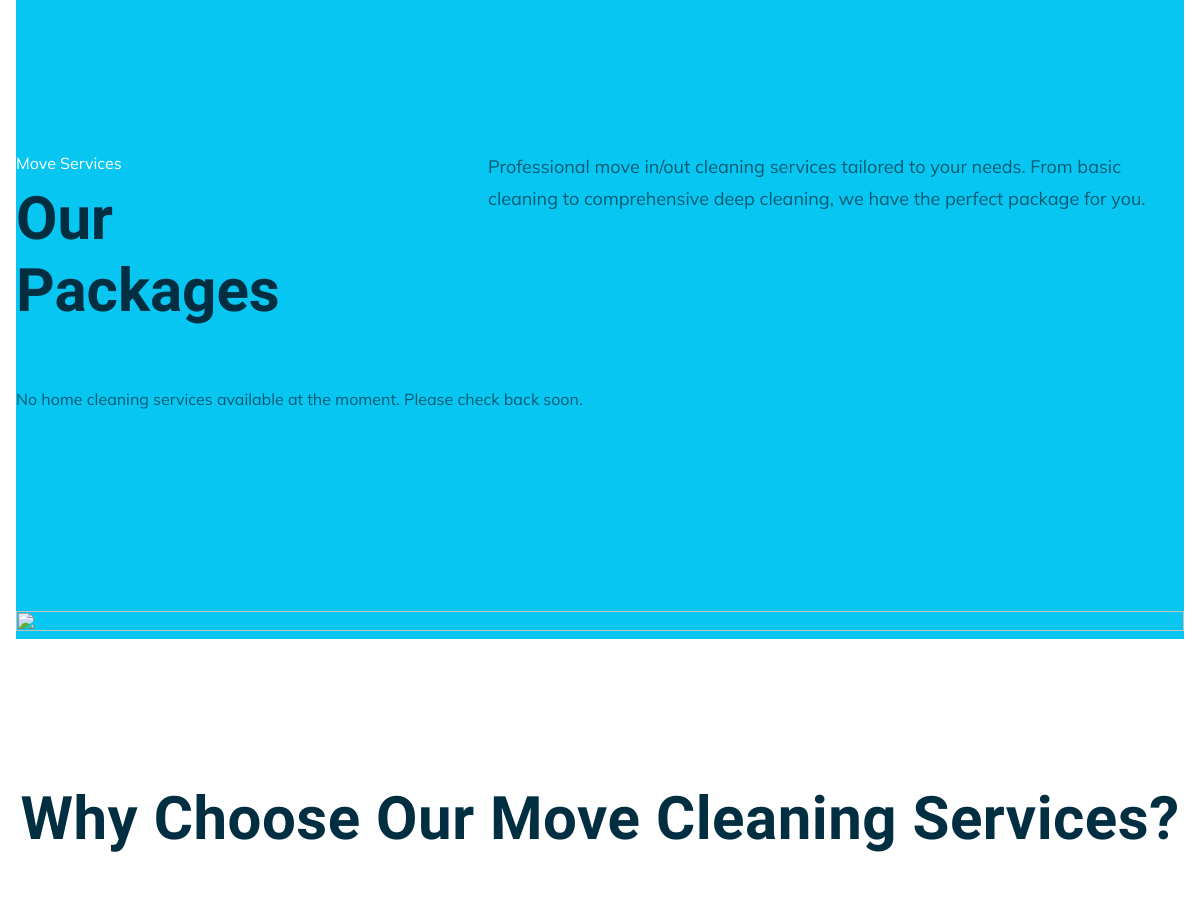
Before: /move-in-out-cleaning/ (middle part) with the older database file.
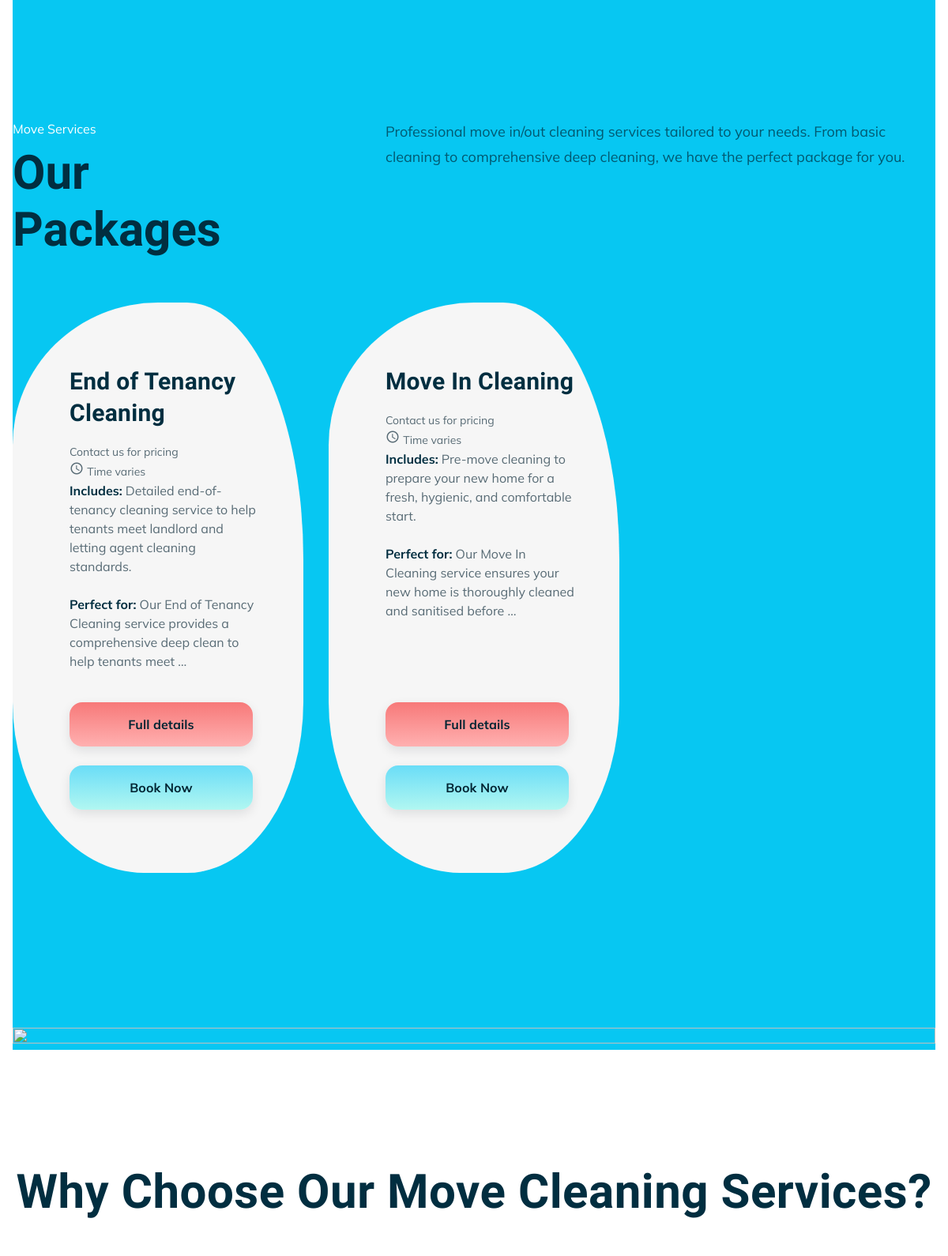
After: the same page with the newer database file.
### services/models.py (models this page shows, shortened)
class SubService(models.Model):
    service_group = models.CharField(max_length=40, choices=SERVICE_GROUP_CHOICES)
    name = models.CharField(max_length=120)
    slug = models.SlugField(unique=True)
    short_description = models.CharField(max_length=255, blank=True)
    long_description = models.TextField(blank=True)
    requires_address = models.BooleanField(default=True)
    active = models.BooleanField(default=True)
    min_price = models.DecimalField(
        max_digits=8,
        decimal_places=2,
        null=True,
        blank=True,
        validators=[MinValueValidator(Decimal("0.00"))],
        help_text="Lower end of price range (e.g., 46.00)"
    )
    max_price = models.DecimalField(
        max_digits=8,
        decimal_places=2,
        null=True,
        blank=True,
        validators=[MinValueValidator(Decimal("0.00"))],
        help_text="Upper end of price range (e.g., 77.00)"
    )
    duration_minutes = models.PositiveIntegerField(
        null=True,
        blank=True,
        help_text="Estimated duration in minutes (e.g., 90)"
    )
    class Meta:
        ordering = ["service_group", "name"]

### pages/views.py (the view)
# urls.py: path("move-in-out-cleaning/", views.move_in_out_cleaning, name="move_in_out_cleaning"),
def move_in_out_cleaning(request):
    from services.models import SubService
    subservices = SubService.objects.filter(service_group='move-in-out', active=True)
    context = {
        'subservices': subservices,
    }
    return render(request, "pages/move_in_out_cleaning.html", context)

### templates/pages/move_in_out_cleaning.html (shortened to what the changed rows need)
{% extends "base.html" %}
{% block content %}
<div class="mad-content no-pd">
    <div class="container">
        <div class="mad-section with-separator-both mad-section--stretched mad-colorizer--scheme-color-4">
            <div class="content-element-3">
                <div class="row">
                    <div class="col-lg-4">
                        <h2>Our Packages</h2>
                    </div>
                </div>
            </div>
            <div class="mad-pricing-tables item-col-3">
                {% for subservice in subservices %}
                <div class="mad-col">
                    <article class="mad-pricing-table">
                        <div class="mad-pt-header">
                            <h3 class="mad-pricing-table-title">{{ subservice.name }}</h3>
                            <div class="d-flex justify-content-between align-items-center mb-2">
                                <div>
                                    {% if subservice.min_price and subservice.max_price %}
                                    <span class="mad-text-small">£{{ subservice.min_price }} - £{{ subservice.max_price
                                        }}</span>
                                    {% else %}
                                    <span class="mad-text-small">Contact us for pricing</span>
                                    {% endif %}
                                </div>
                                <div class="d-flex align-items-center" style="gap:6px;">
                                    <i class="material-icons" style="font-size:18px;">schedule</i>
                                    {% if subservice.duration_minutes %}
                                    <span class="mad-text-small">Up to {{ subservice.duration_minutes }}min</span>
                                    {% else %}
                                    <span class="mad-text-small">Time varies</span>
                                    {% endif %}
                                </div>
                            </div>
                            {% if subservice.short_description %}
                            <p><b>Includes:</b> {{ subservice.short_description|safe }}</p>
                            {% endif %}
                            {% if subservice.long_description %}
                            <p><b>Perfect for:</b> {{ subservice.long_description|truncatewords:15 }}</p>
                            {% endif %}
                        </div>
                        <div class="mad-pricing-table-content">
                            <div class="row">
                                <div class="col-sm-12">
                                    <a href="{% url 'services:subservice_detail' group_slug='home-cleaning' subservice_slug=subservice.slug %}"
                                        class="btn btn-style-2 w-100 mb-2">
                                        <span>Full details</span>
                                    </a>
                                    <a href="{% url 'bookings:book_subservice' subservice.slug %}" class="btn w-100">
                                        <span>Book Now</span>
                                    </a>
                                </div>
                            </div>
                        </div>
                    </article>
                </div>
                {% empty %}
                <div class="col-12">
                    <p>No home cleaning services available at the moment. Please check back soon.</p>
                </div>
                {% endfor %}
            </div>
        </div>
        <div class="mad-section">
            <h2 class="mad-page-title align-center">Why Choose Our Move Cleaning Services?</h2>
        </div>
    </div>
</div>
{% endblock %}

Changed rows visible on the page:
added SubService: name "End of Tenancy Cleaning", shows "Contact us for pricing", shows "Time varies", short_description "Detailed end-of-tenancy cleaning service to help tenants meet landlord and letting agent cleaning standards.", long_description "Our End of Tenancy Cleaning service provides a comprehensive deep clean to help tenants meet …"
added SubService: name "Move In Cleaning", shows "Contact us for pricing", shows "Time varies", short_description "Pre-move cleaning to prepare your new home for a fresh, hygienic, and comfortable start.", long_description "Our Move In Cleaning service ensures your new home is thoroughly cleaned and sanitised before …"
Other visible differences:
text no longer shown: "No home cleaning services available at the moment. Please check back soon."
